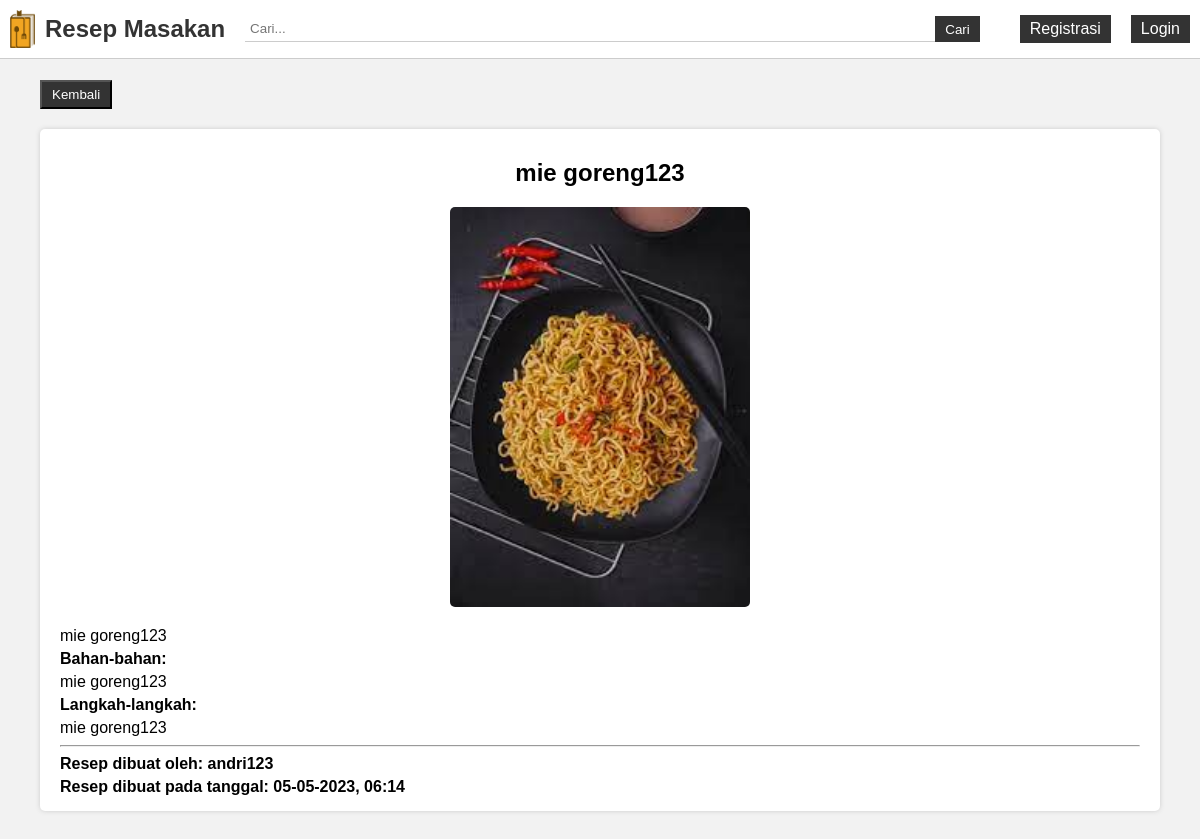
Page /detail_resep.php?id_resep=7 on the earlier database version.
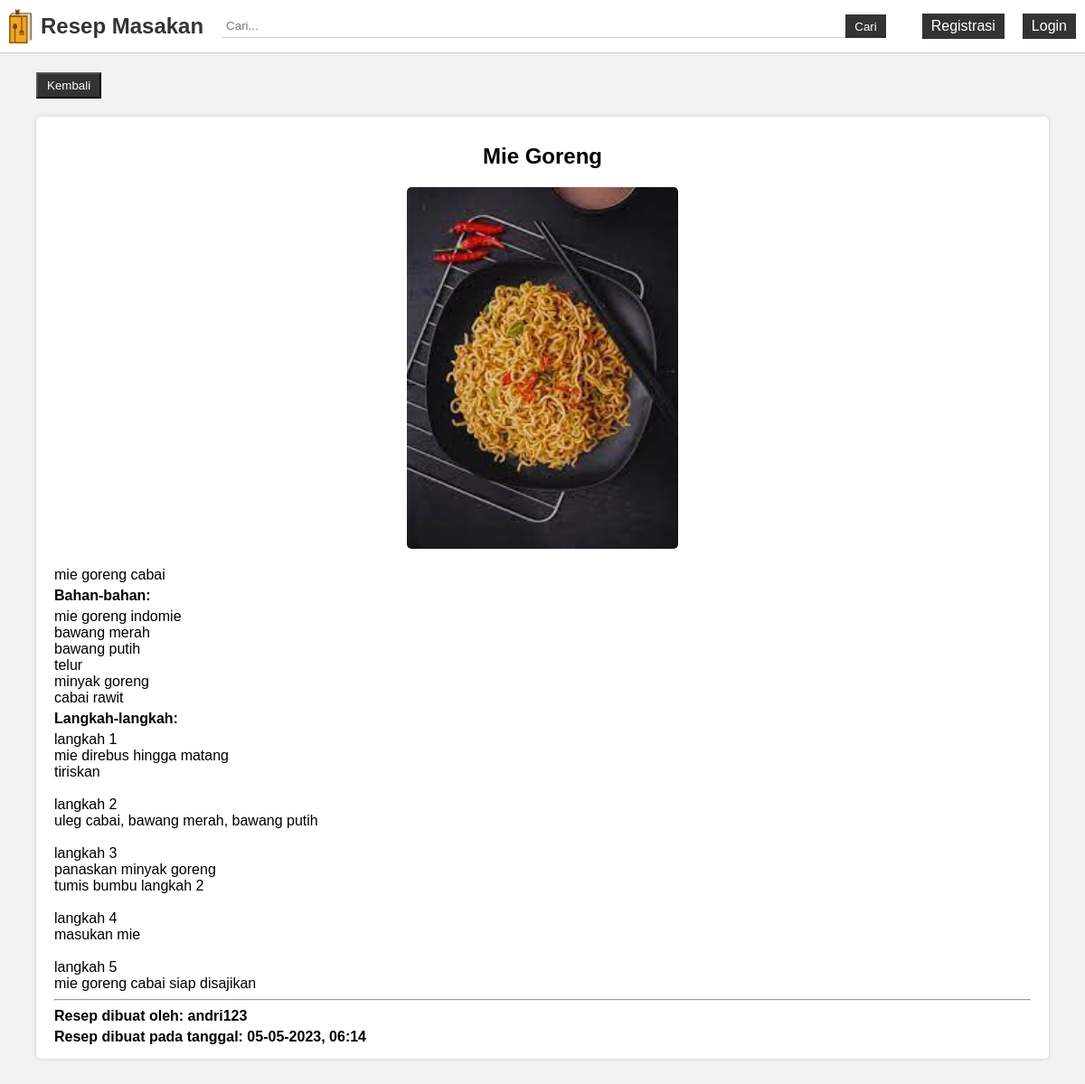
Same page on the later database version.
### tables this page shows
CREATE TABLE `resep` (
  `id_resep` int(11) NOT NULL,
  `nama_resep` varchar(100) NOT NULL,
  `deskripsi_resep` text NOT NULL,
  `bahan` text NOT NULL,
  `langkah` text NOT NULL,
  `foto_resep` text DEFAULT NULL,
  `tanggal_resep_dibuat` datetime NOT NULL,
  `id_user` int(11) NOT NULL
);

CREATE TABLE `user` (
  `id_user` int(11) NOT NULL,
  `username` varchar(50) NOT NULL,
  `password` varchar(255) NOT NULL,
  `nama_lengkap` varchar(50) NOT NULL
);

### detail_resep.php (the view, shortened to what this page needs)
<?php
	require_once 'koneksi.php';
	$id_resep = $_GET['id_resep'];
	$resep = mysqli_query($koneksi, "SELECT * FROM resep INNER JOIN user ON resep.id_user = user.id_user WHERE id_resep = '$id_resep' ORDER BY nama_resep ASC");
	$data_resep = mysqli_fetch_assoc($resep);
?>
<html>
<head>
	<?php include_once 'include_head.php'; ?>
</head>
<body>
	<?php include_once 'include_navbar.php'; ?>
	<div class="container padding-10px margin-top-bottom-50px">
		<button type="button" onclick="return window.history.back()" class="button margin-top-bottom-20px">Kembali</button>
		<div class="card-detail-resep">
		    <h2 class="text-center"><?= $data_resep['nama_resep']; ?></h2>
		    <img src="img/<?= $data_resep['foto_resep']; ?>" alt="Gambar">
		    <p class="card-description"><?= $data_resep['deskripsi_resep']; ?></p>
		    <h4 class="margin-top-bottom-5px">Bahan-bahan:</h4>
		    <p class="card-description"><?= $data_resep['bahan']; ?></p>
		    <h4 class="margin-top-bottom-5px">Langkah-langkah:</h4>
		    <p class="card-description"><?= $data_resep['langkah']; ?></p>
		    <hr>
		    <h4 class="margin-top-bottom-5px">Resep dibuat oleh: <?= $data_resep['username']; ?></h4>
		    <h4 class="margin-top-bottom-5px">Resep dibuat pada tanggal: <?= date("d-m-Y, H:i", strtotime($data_resep['tanggal_resep_dibuat'])); ?></h4>
		</div>
	</div>
</body>
</html>

### include_head.php (shortened to what this page needs)
<link rel="stylesheet" href="style.css">

### include_navbar.php
<nav class="navbar">
  <div class="navbar-container">
    <a class="navbar-title" href="index.php"><img src="img/logo.png" width="25"> <span>Resep Masakan</span></a>
    <form action="index.php" method="get" class="navbar-search">
      <input type="text" class="cari" name="cari" placeholder="Cari..." value="<?= (isset($_GET['cari'])? $_GET['cari'] : ""); ?>">
      <button type="submit">Cari</button>
    </form>
    <div class="navbar-buttons">
      <?php if (isset($_SESSION['id_user'])): ?>
        <a href="resep.php">Resep Ku</a>
        <a href="profile.php">Profile</a>
      <?php else: ?>
        <a href="registrasi.php">Registrasi</a>
        <a href="login.php">Login</a>
      <?php endif ?>
    </div>
  </div>
</nav>

### style.css (style rules this page uses)
* { box-sizing: border-box; }
body { font-family: Arial, sans-serif; background-color: #f2f2f2; margin: 0; }
.container { width: 100%; padding-right: 15px; padding-left: 15px; margin-right: auto; margin-left: auto; }
.margin-top-bottom-50px { margin-top: 50px; margin-bottom: 50px; }
.margin-top-bottom-20px { margin-top: 20px; margin-bottom: 20px; }
.margin-top-bottom-5px { margin-top: 5px; margin-bottom: 5px; }
.padding-10px { padding: 10px; }
.text-center { text-align: center; }
.card-description { font-size: 1rem; margin: 0; }
.navbar { position: fixed; top: 0; left: 0; width: 100%; background-color: #fff; border-bottom: 1px solid #ccc; z-index: 9999; }
.navbar-container { max-width: 1200px; margin: 0 auto; display: flex; justify-content: space-between; align-items: center; padding: 10px; }
.navbar-title { font-size: 24px; font-weight: bold; color: #333; text-decoration: none; display: flex; align-items: center; }
.navbar-title img { margin-right: 10px; }
.navbar-title span { display: inline-block; vertical-align: middle; }
.navbar-search { display: flex; flex-grow: 1; margin: 0 20px; }
.navbar-search input[type="text"] { flex-grow: 1; padding: 5px; border: none; border-bottom: 1px solid #ccc; outline: none; }
.navbar-search button { padding: 5px 10px; background-color: #333; color: #fff; border: none; cursor: pointer; }
.navbar-buttons { display: flex; justify-content: flex-end; align-items: center; }
.navbar-buttons a { color: #fff; text-decoration: none; margin-left: 20px; background-color: #333; padding: 5px 10px; }
.cari { border-radius: 0px; }
input, textarea { width: 100%; padding: 10px; border-radius: 5px; border: 1px solid #ccc; box-sizing: border-box; }
.button { display: inline-block; color: #fff; text-decoration: none; background-color: #333; padding: 5px 10px; }
.card-detail-resep { position: relative; background-color: #fff; border-radius: 5px; padding: 10px 20px; box-shadow: 0px 0px 5px #ccc; }
.card-detail-resep img { display: block; margin-left: auto; margin-right: auto; border-radius: 5px; margin-bottom: 20px; width: 300px; }
@media (min-width: 500px) { .container { max-width: 540px; } }
@media (min-width: 500px) { .margin-top-bottom-50px { margin-top: 150px; } }
@media (min-width: 768px) { .container { max-width: 720px; } }
@media (min-width: 768px) { .margin-top-bottom-50px { margin-top: 50px; } }
@media (min-width: 992px) { .container { max-width: 960px; } }
@media (min-width: 992px) { .margin-top-bottom-50px { margin-top: 50px; } }
@media (min-width: 1200px) { .container { max-width: 1140px; } }
@media (min-width: 1200px) { .margin-top-bottom-50px { margin-top: 50px; } }

Differences in the rows shown:
changed resep "andri123": nama_resep "mie goreng123" → "Mie Goreng"; deskripsi_resep "mie goreng123" → "mie goreng cabai"; bahan "mie goreng123" → "mie goreng indomie bawang merah bawang putih telur minyak goreng cabai rawit"; langkah "mie goreng123" → "langkah 1 mie direbus hingga matang tiriskan langkah 2 uleg cabai, bawang merah, bawang putih langkah 3 panaskan minyak goreng tumis bumbu langkah 2 langkah 4 masukan mie langkah 5 mie goreng cabai siap disajikan"
